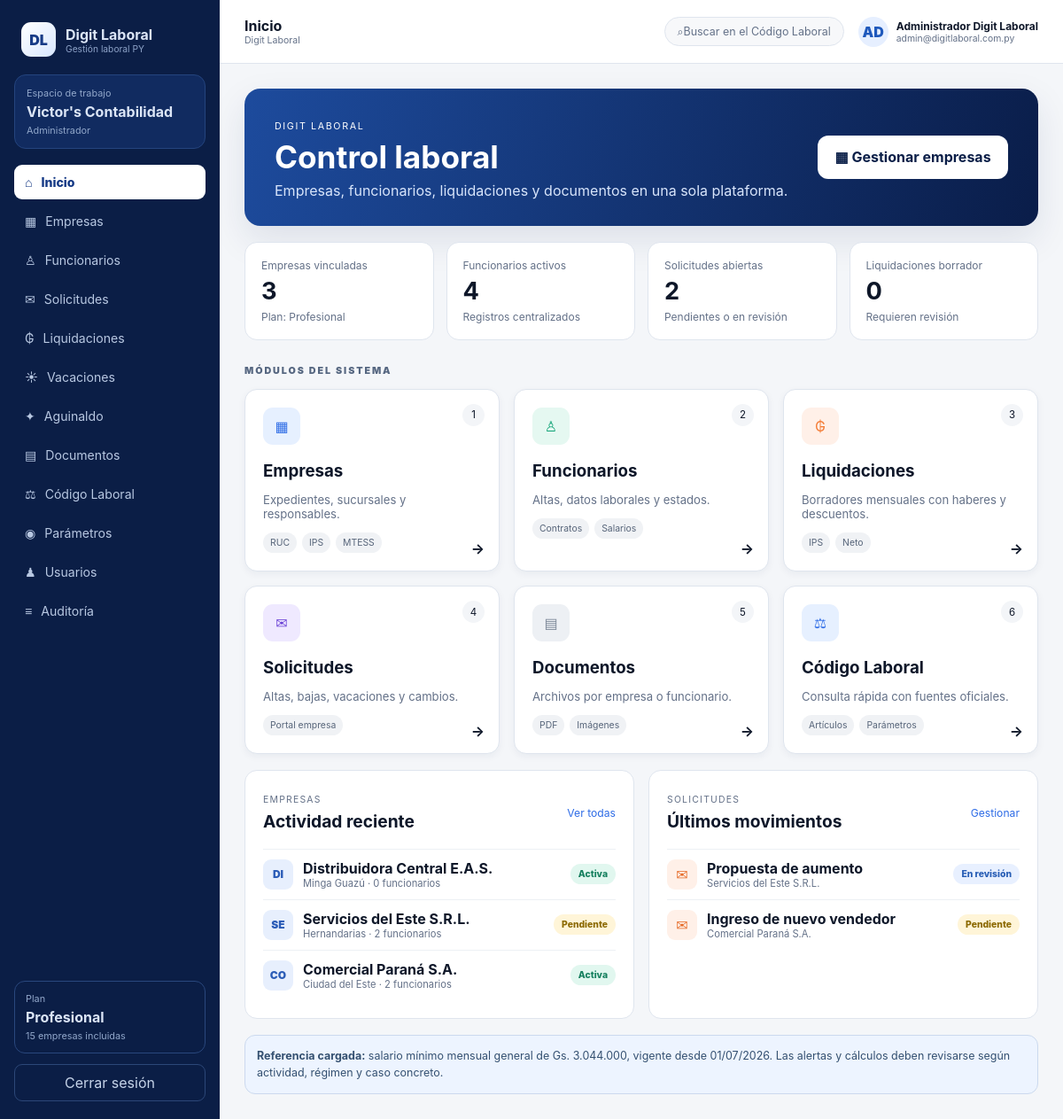
Page /app (signed in) on the committed database.
### app/models.py (models this page shows)
class Studio(Base):
    __tablename__ = "studios"
    id: Mapped[int] = mapped_column(primary_key=True)
    name: Mapped[str] = mapped_column(String(180), unique=True)
    ruc: Mapped[str] = mapped_column(String(40), default="")
    phone: Mapped[str] = mapped_column(String(60), default="")
    plan_name: Mapped[str] = mapped_column(String(80), default="Profesional")
    company_limit: Mapped[int] = mapped_column(Integer, default=15)
    active: Mapped[bool] = mapped_column(Boolean, default=True)
    payment_status: Mapped[str] = mapped_column(String(30), default="Activo")
    next_payment_at: Mapped[Optional[date]] = mapped_column(Date, nullable=True)
    created_at: Mapped[datetime] = mapped_column(DateTime, default=lambda: datetime.now(UTC))
    users: Mapped[list["User"]] = relationship(back_populates="studio")
    companies: Mapped[list["Company"]] = relationship(back_populates="studio", cascade="all, delete-orphan")

class User(Base):
    __tablename__ = "users"
    id: Mapped[int] = mapped_column(primary_key=True)
    studio_id: Mapped[Optional[int]] = mapped_column(ForeignKey("studios.id"), nullable=True, index=True)
    company_id: Mapped[Optional[int]] = mapped_column(ForeignKey("companies.id"), nullable=True, index=True)
    full_name: Mapped[str] = mapped_column(String(160))
    email: Mapped[str] = mapped_column(String(180), unique=True, index=True)
    password_hash: Mapped[str] = mapped_column(String(300))
    role: Mapped[str] = mapped_column(String(40), default="auxiliar")
    active: Mapped[bool] = mapped_column(Boolean, default=True)
    must_change_password: Mapped[bool] = mapped_column(Boolean, default=True)
    last_login_at: Mapped[Optional[datetime]] = mapped_column(DateTime, nullable=True)
    created_at: Mapped[datetime] = mapped_column(DateTime, default=lambda: datetime.now(UTC))
    studio: Mapped[Optional[Studio]] = relationship(back_populates="users")
    company: Mapped[Optional["Company"]] = relationship(back_populates="users")

class Company(Base):
    __tablename__ = "companies"
    __table_args__ = (UniqueConstraint("studio_id", "ruc", name="uq_company_ruc_per_studio"),)
    id: Mapped[int] = mapped_column(primary_key=True)
    studio_id: Mapped[int] = mapped_column(ForeignKey("studios.id"), index=True)
    legal_name: Mapped[str] = mapped_column(String(200), index=True)
    trade_name: Mapped[str] = mapped_column(String(160), default="")
    ruc: Mapped[str] = mapped_column(String(40), index=True)
    city: Mapped[str] = mapped_column(String(100), default="Ciudad del Este")
    address: Mapped[str] = mapped_column(String(240), default="")
    phone: Mapped[str] = mapped_column(String(60), default="")
    email: Mapped[str] = mapped_column(String(180), default="")
    legal_representative: Mapped[str] = mapped_column(String(180), default="")
    ips_employer_number: Mapped[str] = mapped_column(String(80), default="")
    mtess_employer_number: Mapped[str] = mapped_column(String(80), default="")
    responsible_name: Mapped[str] = mapped_column(String(160), default="Sin asignar")
    status: Mapped[str] = mapped_column(String(30), default="Activa")
    notes: Mapped[str] = mapped_column(Text, default="")
    created_at: Mapped[datetime] = mapped_column(DateTime, default=lambda: datetime.now(UTC))
    studio: Mapped[Studio] = relationship(back_populates="companies")
    branches: Mapped[list["Branch"]] = relationship(back_populates="company", cascade="all, delete-orphan")
    employees: Mapped[list["Employee"]] = relationship(back_populates="company", cascade="all, delete-orphan")
    requests: Mapped[list["CompanyRequest"]] = relationship(back_populates="company", cascade="all, delete-orphan")
    users: Mapped[list[User]] = relationship(back_populates="company")
    payrolls: Mapped[list["Payroll"]] = relationship(back_populates="company", cascade="all, delete-orphan")
    documents: Mapped[list["Document"]] = relationship(back_populates="company", cascade="all, delete-orphan")

class CompanyRequest(Base):
    __tablename__ = "company_requests"
    id: Mapped[int] = mapped_column(primary_key=True)
    company_id: Mapped[int] = mapped_column(ForeignKey("companies.id"), index=True)
    request_type: Mapped[str] = mapped_column(String(100))
    subject: Mapped[str] = mapped_column(String(180), default="")
    detail: Mapped[str] = mapped_column(Text)
    priority: Mapped[str] = mapped_column(String(30), default="Normal")
    status: Mapped[str] = mapped_column(String(30), default="Pendiente")
    response: Mapped[str] = mapped_column(Text, default="")
    created_at: Mapped[datetime] = mapped_column(DateTime, default=lambda: datetime.now(UTC))
    resolved_at: Mapped[Optional[datetime]] = mapped_column(DateTime, nullable=True)
    company: Mapped[Company] = relationship(back_populates="requests")

class LaborParameter(Base):
    __tablename__ = "labor_parameters"
    id: Mapped[int] = mapped_column(primary_key=True)
    key: Mapped[str] = mapped_column(String(100), unique=True, index=True)
    label: Mapped[str] = mapped_column(String(180))
    value: Mapped[Decimal] = mapped_column(Numeric(16, 4))
    unit: Mapped[str] = mapped_column(String(40), default="Gs.")
    effective_from: Mapped[date] = mapped_column(Date)
    source_name: Mapped[str] = mapped_column(String(120), default="MTESS")
    source_url: Mapped[str] = mapped_column(String(500))
    notes: Mapped[str] = mapped_column(Text, default="")
    active: Mapped[bool] = mapped_column(Boolean, default=True)

### app/main.py (the view)
@app.get("/app", response_class=HTMLResponse)
def dashboard(request: Request, user: User = Depends(require_user), db: Session = Depends(get_db)):
    if user.role == "superadmin":
        return RedirectResponse("/admin", status_code=303)
    company_ids = company_ids_for_user(db, user)
    companies_count = len(company_ids)
    employee_count = db.scalar(select(func.count(Employee.id)).where(Employee.company_id.in_(company_ids), Employee.status == "Activo")) if company_ids else 0
    pending_count = db.scalar(select(func.count(CompanyRequest.id)).where(CompanyRequest.company_id.in_(company_ids), CompanyRequest.status.in_(["Pendiente", "En revisión"]))) if company_ids else 0
    payroll_count = db.scalar(select(func.count(Payroll.id)).where(Payroll.company_id.in_(company_ids), Payroll.status == "Borrador")) if company_ids else 0
    companies = list(db.scalars(select(Company).where(Company.id.in_(company_ids)).order_by(Company.created_at.desc()).limit(5))) if company_ids else []
    recent_requests = list(db.scalars(select(CompanyRequest).where(CompanyRequest.company_id.in_(company_ids)).order_by(CompanyRequest.created_at.desc()).limit(5))) if company_ids else []
    minimum_salary = db.scalar(select(LaborParameter).where(LaborParameter.key == "minimum_monthly_salary_general", LaborParameter.active.is_(True)))
    low_salary_count = 0
    if company_ids and minimum_salary:
        low_salary_count = db.scalar(select(func.count(Employee.id)).where(Employee.company_id.in_(company_ids), Employee.status == "Activo", Employee.base_salary < int(minimum_salary.value))) or 0
    return render(
        request,
        "dashboard.html",
        db,
        user,
        companies_count=companies_count,
        employee_count=employee_count or 0,
        pending_count=pending_count or 0,
        payroll_count=payroll_count or 0,
        companies=companies,
        recent_requests=recent_requests,
        minimum_salary=minimum_salary,
        low_salary_count=low_salary_count,
    )

### app/templates/dashboard.html (shortened to what this page needs)
{% extends "base.html" %}
{% block page_name %}Inicio{% endblock %}
{% block content %}
<section class="control-hero"><div><span>DIGIT LABORAL</span><h1>{% if user.role == 'empresa' %}Portal de empresa{% else %}Control laboral{% endif %}</h1><p>{% if user.role == 'empresa' %}Consultá datos, documentos y enviá solicitudes a tu estudio contable.{% else %}Empresas, funcionarios, liquidaciones y documentos en una sola plataforma.{% endif %}</p></div><a class="btn light-button" href="{% if user.role == 'empresa' %}/app/requests{% else %}/app/companies{% endif %}">▦ {% if user.role == 'empresa' %}Enviar solicitud{% else %}Gestionar empresas{% endif %}</a></section>
<section class="metrics-grid"><article><span>Empresas vinculadas</span><b>{{ companies_count }}</b><small>Plan: {{ studio.plan_name if studio else 'Empresa' }}</small></article><article><span>Funcionarios activos</span><b>{{ employee_count }}</b><small>Registros centralizados</small></article><article><span>Solicitudes abiertas</span><b>{{ pending_count }}</b><small>Pendientes o en revisión</small></article><article><span>Liquidaciones borrador</span><b>{{ payroll_count }}</b><small>Requieren revisión</small></article></section>
<div class="section-label">MÓDULOS DEL SISTEMA</div>
<section class="dashboard-modules">
<a href="/app/companies"><i class="blue">▦</i><span class="module-number">1</span><h3>Empresas</h3><p>Expedientes, sucursales y responsables.</p><div class="tag-row"><span>RUC</span><span>IPS</span><span>MTESS</span></div><b>→</b></a>
<a href="/app/employees"><i class="green">♙</i><span class="module-number">2</span><h3>Funcionarios</h3><p>Altas, datos laborales y estados.</p><div class="tag-row"><span>Contratos</span><span>Salarios</span></div><b>→</b></a>
<a href="/app/payrolls"><i class="orange">₲</i><span class="module-number">3</span><h3>Liquidaciones</h3><p>Borradores mensuales con haberes y descuentos.</p><div class="tag-row"><span>IPS</span><span>Neto</span></div><b>→</b></a>
<a href="/app/requests"><i class="violet">✉</i><span class="module-number">4</span><h3>Solicitudes</h3><p>Altas, bajas, vacaciones y cambios.</p><div class="tag-row"><span>Portal empresa</span></div><b>→</b></a>
<a href="/app/documents"><i class="gray">▤</i><span class="module-number">5</span><h3>Documentos</h3><p>Archivos por empresa o funcionario.</p><div class="tag-row"><span>PDF</span><span>Imágenes</span></div><b>→</b></a>
<a href="/app/labor-code"><i class="blue">⚖</i><span class="module-number">6</span><h3>Código Laboral</h3><p>Consulta rápida con fuentes oficiales.</p><div class="tag-row"><span>Artículos</span><span>Parámetros</span></div><b>→</b></a>
</section>
<section class="two-columns"><article class="panel"><div class="panel-head"><div><span>EMPRESAS</span><h2>Actividad reciente</h2></div><a href="/app/companies">Ver todas</a></div><div class="compact-list">{% for company in companies %}<a href="/app/companies/{{ company.id }}"><span class="company-avatar">{{ company.legal_name[:2]|upper }}</span><div><b>{{ company.legal_name }}</b><small>{{ company.city }} · {{ company.employees|length }} funcionarios</small></div><span class="status-pill {{ company.status|lower }}">{{ company.status }}</span></a>{% else %}<p class="empty-state">No hay empresas registradas.</p>{% endfor %}</div></article><article class="panel"><div class="panel-head"><div><span>SOLICITUDES</span><h2>Últimos movimientos</h2></div><a href="/app/requests">Gestionar</a></div><div class="compact-list">{% for item in recent_requests %}<div><span class="request-icon">✉</span><div><b>{{ item.subject or item.request_type }}</b><small>{{ item.company.legal_name }}</small></div><span class="status-pill {{ item.status|lower|replace(' ', '-') }}">{{ item.status }}</span></div>{% else %}<p class="empty-state">No hay solicitudes.</p>{% endfor %}</div></article></section>
{% if minimum_salary %}<div class="legal-note"><b>Referencia cargada:</b> salario mínimo mensual general de Gs. {{ minimum_salary.value|int|gs }}, vigente desde {{ minimum_salary.effective_from|fecha }}. Las alertas y cálculos deben revisarse según actividad, régimen y caso concreto.</div>{% endif %}
{% endblock %}

### app/templates/base.html (shortened to what this page needs)
<!doctype html>
<html lang="es">
<head>
  <link rel="stylesheet" href="{{ url_for('static', path='app.css') }}">
</head>
<body class="{% if user %}app-body{% else %}public-body{% endif %}">
{% if user %}
  <aside class="sidebar" id="sidebar">
    <a class="brand" href="{{ '/admin' if user.role == 'superadmin' else '/app' }}">
      <span class="brand-mark">DL</span>
      <span><strong>Digit Laboral</strong><small>Gestión laboral PY</small></span>
    </a>
    <div class="workspace-card">
      <span>Espacio de trabajo</span>
      <strong>{% if user.role == 'superadmin' %}Administración general{% elif studio %}{{ studio.name }}{% else %}Empresa vinculada{% endif %}</strong>
      <small>{{ user.role|replace('superadmin','Administrador general')|capitalize }}</small>
    </div>
    <nav class="side-nav">
      {% if user.role == 'superadmin' %}
        <a class="{{ 'active' if active_path.startswith('/admin') else '' }}" href="/admin"><span>⌂</span>Administración</a>
      {% else %}
        <a class="{{ 'active' if active_path == '/app' else '' }}" href="/app"><span>⌂</span>Inicio</a>
        <a class="{{ 'active' if active_path.startswith('/app/companies') else '' }}" href="/app/companies"><span>▦</span>Empresas</a>
        <a class="{{ 'active' if active_path.startswith('/app/employees') else '' }}" href="/app/employees"><span>♙</span>Funcionarios</a>
        <a class="{{ 'active' if active_path.startswith('/app/requests') else '' }}" href="/app/requests"><span>✉</span>Solicitudes</a>
        <a class="{{ 'active' if active_path.startswith('/app/payrolls') else '' }}" href="/app/payrolls"><span>₲</span>Liquidaciones</a>
        <a class="{{ 'active' if active_path.startswith('/app/vacations') else '' }}" href="/app/vacations"><span>☀</span>Vacaciones</a>
        <a class="{{ 'active' if active_path.startswith('/app/aguinaldo') else '' }}" href="/app/aguinaldo"><span>✦</span>Aguinaldo</a>
        <a class="{{ 'active' if active_path.startswith('/app/documents') else '' }}" href="/app/documents"><span>▤</span>Documentos</a>
        <a class="{{ 'active' if active_path.startswith('/app/labor-code') else '' }}" href="/app/labor-code"><span>⚖</span>Código Laboral</a>
        <a class="{{ 'active' if active_path.startswith('/app/parameters') else '' }}" href="/app/parameters"><span>◉</span>Parámetros</a>
        {% if user.role == 'administrador' %}
          <a class="{{ 'active' if active_path.startswith('/app/users') else '' }}" href="/app/users"><span>♟</span>Usuarios</a>
          <a class="{{ 'active' if active_path.startswith('/app/audit') else '' }}" href="/app/audit"><span>≡</span>Auditoría</a>
        {% endif %}
      {% endif %}
    </nav>
    <div class="sidebar-bottom">
      {% if studio %}<div class="plan-box"><span>Plan</span><strong>{{ studio.plan_name }}</strong><small>{{ studio.company_limit }} empresas incluidas</small></div>{% endif %}
      <form method="post" action="/logout"><button class="logout-btn" type="submit">Cerrar sesión</button></form>
    </div>
  </aside>
  <div class="app-shell">
    <header class="topbar">
      <div class="topbar-title"><strong>{% block page_name %}Panel{% endblock %}</strong><small>Digit Laboral</small></div>
      <div class="top-actions">
        {% if user.role != 'superadmin' %}<a class="global-search" href="/app/labor-code"><span>⌕</span><span>Buscar en el Código Laboral</span></a>{% endif %}
        <div class="user-chip"><span class="avatar">{{ user.full_name[:2]|upper }}</span><span><b>{{ user.full_name }}</b><small>{{ user.email }}</small></span></div>
      </div>
    </header>
    <main class="main-content">{% block content %}{% endblock %}</main>
  </div>
{% else %}
  {% block public_content %}{% endblock %}
{% endif %}
</body>
</html>

### rows in the picture
Studio: name "Victor's Contabilidad", plan_name "Profesional", company_limit "15"
User: role "Administrador", full_name "AD", full_name "Administrador Digit Laboral", email "admin@digitlaboral.com.py"
Company: legal_name "DI", legal_name "Distribuidora Central E.A.S.", city "Minga Guazú", employees|length "0", status "Activa"
Company: legal_name "SE", legal_name "Servicios del Este S.R.L.", city "Hernandarias", employees|length "2", status "Pendiente"
Company: legal_name "CO", legal_name "Comercial Paraná S.A.", city "Ciudad del Este", employees|length "2", status "Activa"
CompanyRequest: subject "Propuesta de aumento", company.legal_name "Servicios del Este S.R.L.", status "En revisión"
CompanyRequest: subject "Ingreso de nuevo vendedor", company.legal_name "Comercial Paraná S.A.", status "Pendiente"
LaborParameter: value|gs "3.044.000", effective_from|fecha "01/07/2026"

### other values in the picture
{{ companies_count }} "3"
{{ employee_count }} "4"
{{ pending_count }} "2"
{{ payroll_count }} "0"
